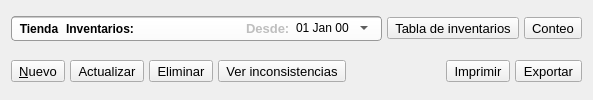
               <widget class="QWidget" name="widget" native="true">
                <layout class="QVBoxLayout" name="verticalLayout_14">
                 <property name="spacing">
                  <number>5</number>
                 </property>
                 <property name="topMargin">
                  <number>2</number>
                 </property>
                 <property name="bottomMargin">
                  <number>2</number>
                 </property>
                 <item>
                  <layout class="QHBoxLayout" name="horizontalLayout_58">
                   <item>
                    <widget class="QFrame" name="fBuscar_8">
                     <property name="sizePolicy">
                      <sizepolicy hsizetype="Preferred" vsizetype="Fixed">
                       <horstretch>0</horstretch>
                       <verstretch>0</verstretch>
                      </sizepolicy>
                     </property>
                     <property name="styleSheet">
                      <string notr="true">.QFrame{background-color: qlineargradient(spread:pad, x1:0, y1:0, x2:0, y2:1, stop:0 rgba(150, 150, 150, 255), stop:0.084833 rgba(255, 255, 255, 255), stop:1 rgba(250, 250, 250, 255));padding:0px; border-radius:4px;border:1px solid #999}
QToolButton, QLineEdit,QDateEdit{background:transparent; border:0px; padding:3px}
QDateEdit::drop-down{
image: url(:/actions/images/actions/black_18/calendar.png);
}</string>
                     </property>
                     <property name="frameShape">
                      <enum>QFrame::StyledPanel</enum>
                     </property>
                     <property name="frameShadow">
                      <enum>QFrame::Raised</enum>
                     </property>
                     <layout class="QHBoxLayout" name="horizontalLayout_59">
                      <property name="spacing">
                       <number>0</number>
                      </property>
                      <property name="leftMargin">
                       <number>0</number>
                      </property>
                      <property name="topMargin">
                       <number>0</number>
                      </property>
                      <property name="bottomMargin">
                       <number>0</number>
                      </property>
                      <item>
                       <widget class="QToolButton" name="tbiHome">
                        <property name="sizePolicy">
                         <sizepolicy hsizetype="Preferred" vsizetype="Preferred">
                          <horstretch>0</horstretch>
                          <verstretch>0</verstretch>
                         </sizepolicy>
                        </property>
                        <property name="font">
                         <font>
                          <weight>75</weight>
                          <bold>true</bold>
                         </font>
                        </property>
                        <property name="text">
                         <string>Tienda</string>
                        </property>
                        <property name="icon">
                         <iconset resource="../icons.qrc">
                          <normaloff>:/modulos/images/png/inventario-out.png</normaloff>:/modulos/images/png/inventario-out.png</iconset>
                        </property>
                        <property name="iconSize">
                         <size>
                          <width>18</width>
                          <height>18</height>
                         </size>
                        </property>
                        <property name="shortcut">
                         <string>Home</string>
                        </property>
                        <property name="toolButtonStyle">
                         <enum>Qt::ToolButtonIconOnly</enum>
                        </property>
                       </widget>
                      </item>
                      <item>
                       <widget class="QLabel" name="lbeProducto_7">
                        <property name="font">
                         <font>
                          <weight>75</weight>
                          <bold>true</bold>
                         </font>
                        </property>
                        <property name="text">
                         <string>Inventarios:</string>
                        </property>
                       </widget>
                      </item>
                      <item>
                       <widget class="QLineEdit" name="lepFiltro_6"/>
                      </item>
                      <item>
                       <widget class="QLabel" name="label_14">
                        <property name="enabled">
                         <bool>false</bool>
                        </property>
                        <property name="font">
                         <font>
                          <pointsize>10</pointsize>
                          <weight>75</weight>
                          <bold>true</bold>
                         </font>
                        </property>
                        <property name="text">
                         <string>Desde:</string>
                        </property>
                       </widget>
                      </item>
                      <item>
                       <widget class="QDateEdit" name="deiFecha">
                        <property name="alignment">
                         <set>Qt::AlignRight|Qt::AlignTrailing|Qt::AlignVCenter</set>
                        </property>
                        <property name="accelerated">
                         <bool>true</bool>
                        </property>
                        <property name="displayFormat">
                         <string>dd MMM yy</string>
                        </property>
                        <property name="calendarPopup">
                         <bool>true</bool>
                        </property>
                       </widget>
                      </item>
                     </layout>
                    </widget>
                   </item>
                   <item>
                    <widget class="QToolButton" name="tbInventarios">
                     <property name="font">
                      <font>
                       <pointsize>10</pointsize>
                      </font>
                     </property>
                     <property name="toolTip">
                      <string>Lista de productos</string>
                     </property>
                     <property name="text">
                      <string>Tabla de inventarios</string>
                     </property>
                     <property name="icon">
                      <iconset resource="../icons.qrc">
                       <normaloff>:/actions/images/actions/color_18/spreadsheet.png</normaloff>:/actions/images/actions/color_18/spreadsheet.png</iconset>
                     </property>
                     <property name="iconSize">
                      <size>
                       <width>18</width>
                       <height>18</height>
                      </size>
                     </property>
                     <property name="toolButtonStyle">
                      <enum>Qt::ToolButtonTextUnderIcon</enum>
                     </property>
                    </widget>
                   </item>
                   <item>
                    <widget class="QToolButton" name="tbiConteo">
                     <property name="font">
                      <font>
                       <pointsize>10</pointsize>
                      </font>
                     </property>
                     <property name="text">
                      <string>Conteo</string>
                     </property>
                     <property name="icon">
                      <iconset resource="../icons.qrc">
                       <normaloff>:/actions/images/actions/color_18/abacus.png</normaloff>:/actions/images/actions/color_18/abacus.png</iconset>
                     </property>
                     <property name="iconSize">
                      <size>
                       <width>18</width>
                       <height>18</height>
                      </size>
                     </property>
                     <property name="toolButtonStyle">
                      <enum>Qt::ToolButtonTextUnderIcon</enum>
                     </property>
                    </widget>
                   </item>
                  </layout>
                 </item>
                 <item>
                  <layout class="QHBoxLayout" name="horizontalLayout_60">
                   <item>
                    <widget class="QToolButton" name="tbiNuevo">
                     <property name="sizePolicy">
                      <sizepolicy hsizetype="Preferred" vsizetype="Preferred">
                       <horstretch>0</horstretch>
                       <verstretch>0</verstretch>
                      </sizepolicy>
                     </property>
                     <property name="font">
                      <font>
                       <pointsize>10</pointsize>
                      </font>
                     </property>
                     <property name="toolTip">
                      <string>Nuevo producto</string>
                     </property>
                     <property name="text">
                      <string>&amp;Nuevo</string>
                     </property>
                     <property name="icon">
                      <iconset resource="../icons.qrc">
                       <normaloff>:/actions/images/actions/black_18/add.png</normaloff>:/actions/images/actions/black_18/add.png</iconset>
                     </property>
                     <property name="iconSize">
                      <size>
                       <width>18</width>
                       <height>18</height>
                      </size>
                     </property>
                     <property name="shortcut">
                      <string>Ctrl+N</string>
                     </property>
                     <property name="toolButtonStyle">
                      <enum>Qt::ToolButtonTextBesideIcon</enum>
                     </property>
                    </widget>
                   </item>
                   <item>
                    <widget class="QToolButton" name="pbiActualizar">
                     <property name="sizePolicy">
                      <sizepolicy hsizetype="Preferred" vsizetype="Preferred">
                       <horstretch>0</horstretch>
                       <verstretch>0</verstretch>
                      </sizepolicy>
                     </property>
                     <property name="font">
                      <font>
                       <pointsize>10</pointsize>
                      </font>
                     </property>
                     <property name="toolTip">
                      <string>Restaurar</string>
                     </property>
                     <property name="text">
                      <string>Actualizar</string>
                     </property>
                     <property name="icon">
                      <iconset resource="../icons.qrc">
                       <normaloff>:/actions/images/actions/black_18/reload.png</normaloff>:/actions/images/actions/black_18/reload.png</iconset>
                     </property>
                     <property name="iconSize">
                      <size>
                       <width>18</width>
                       <height>18</height>
                      </size>
                     </property>
                     <property name="shortcut">
                      <string>Ctrl+Backspace</string>
                     </property>
                     <property name="toolButtonStyle">
                      <enum>Qt::ToolButtonTextBesideIcon</enum>
                     </property>
                    </widget>
                   </item>
                   <item>
                    <widget class="QToolButton" name="tbpEliminar_5">
                     <property name="font">
                      <font>
                       <pointsize>10</pointsize>
                      </font>
                     </property>
                     <property name="text">
                      <string>Eliminar</string>
                     </property>
                     <property name="icon">
                      <iconset resource="../icons.qrc">
                       <normaloff>:/actions/images/actions/black_18/delete.png</normaloff>:/actions/images/actions/black_18/delete.png</iconset>
                     </property>
                     <property name="toolButtonStyle">
                      <enum>Qt::ToolButtonTextBesideIcon</enum>
                     </property>
                    </widget>
                   </item>
                   <item>
                    <widget class="QToolButton" name="pbiVerInc">
                     <property name="font">
                      <font>
                       <pointsize>10</pointsize>
                      </font>
                     </property>
                     <property name="text">
                      <string>Ver inconsistencias</string>
                     </property>
                     <property name="icon">
                      <iconset resource="../icons.qrc">
                       <normaloff>:/actions/images/actions/black_18/history.png</normaloff>:/actions/images/actions/black_18/history.png</iconset>
                     </property>
                     <property name="iconSize">
                      <size>
                       <width>18</width>
                       <height>18</height>
                      </size>
                     </property>
                     <property name="toolButtonStyle">
                      <enum>Qt::ToolButtonTextBesideIcon</enum>
                     </property>
                    </widget>
                   </item>
                   <item>
                    <spacer name="horizontalSpacer_21">
                     <property name="orientation">
                      <enum>Qt::Horizontal</enum>
                     </property>
                     <property name="sizeHint" stdset="0">
                      <size>
                       <width>40</width>
                       <height>20</height>
                      </size>
                     </property>
                    </spacer>
                   </item>
                   <item>
                    <widget class="QToolButton" name="tbPrintInc">
                     <property name="font">
                      <font>
                       <pointsize>10</pointsize>
                      </font>
                     </property>
                     <property name="text">
                      <string>Imprimir</string>
                     </property>
                     <property name="icon">
                      <iconset resource="../icons.qrc">
                       <normaloff>:/actions/images/actions/black_18/print.png</normaloff>:/actions/images/actions/black_18/print.png</iconset>
                     </property>
                     <property name="iconSize">
                      <size>
                       <width>18</width>
                       <height>18</height>
                      </size>
                     </property>
                     <property name="toolButtonStyle">
                      <enum>Qt::ToolButtonTextBesideIcon</enum>
                     </property>
                    </widget>
                   </item>
                   <item>
                    <widget class="QToolButton" name="tbExport">
                     <property name="font">
                      <font>
                       <pointsize>10</pointsize>
                      </font>
                     </property>
                     <property name="text">
                      <string>Exportar</string>
                     </property>
                     <property name="icon">
                      <iconset resource="../icons.qrc">
                       <normaloff>:/actions/images/actions/black_18/clip.png</normaloff>:/actions/images/actions/black_18/clip.png</iconset>
                     </property>
                     <property name="toolButtonStyle">
                      <enum>Qt::ToolButtonTextBesideIcon</enum>
                     </property>
                    </widget>
                   </item>
                  </layout>
                 </item>
                </layout>
               </widget>
